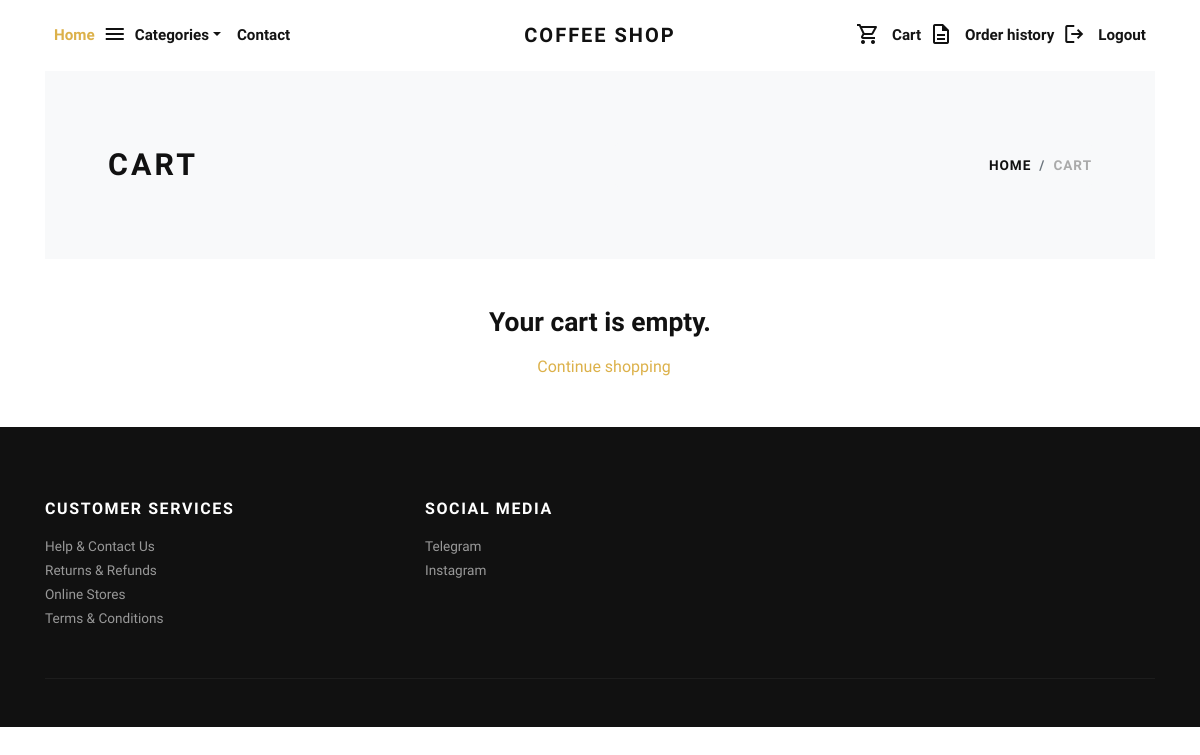
The app's page /cart/ (signed in), older data.
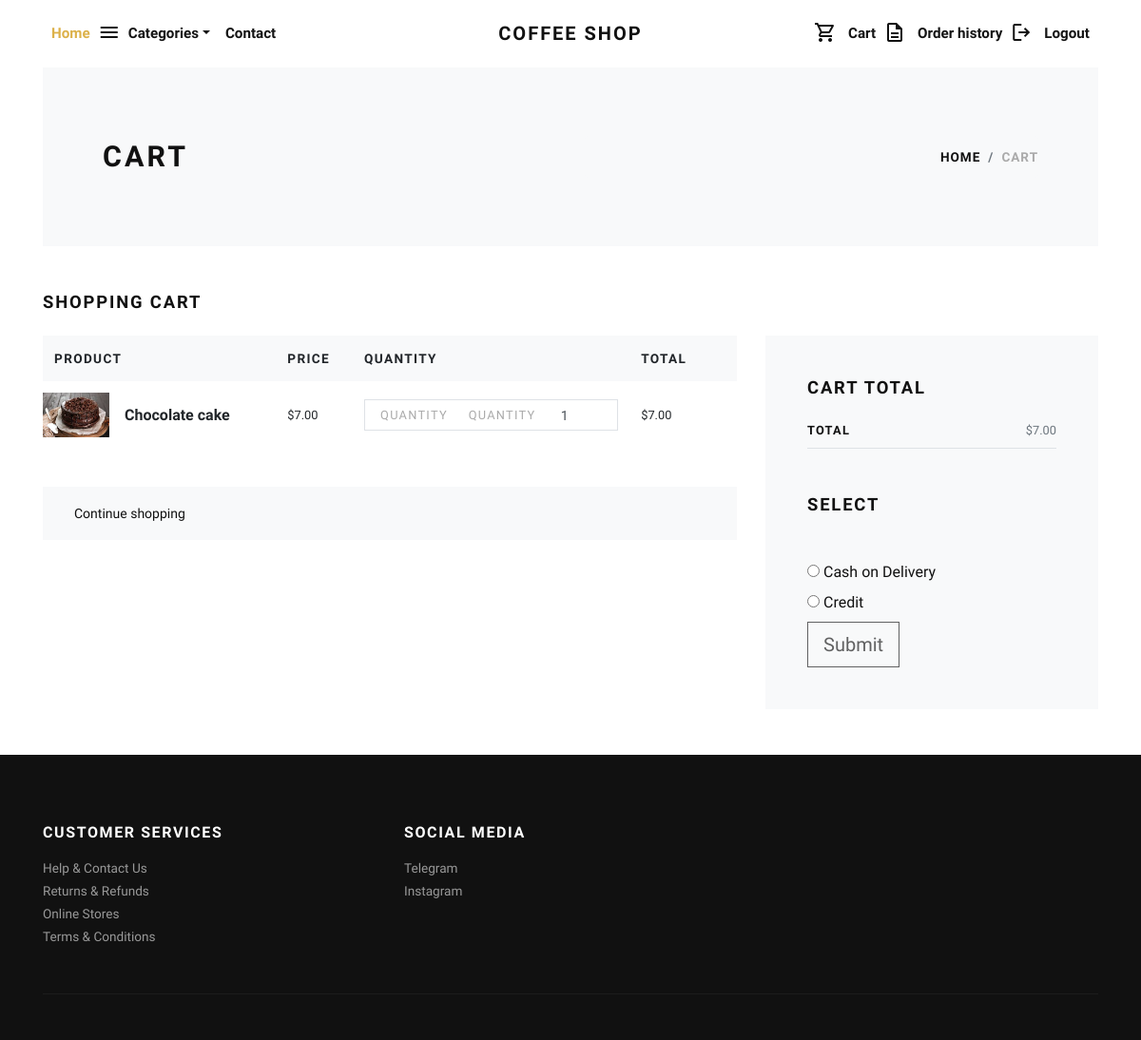
The same page, newer data.
### store/models.py (models this page shows, shortened)
class Cart(models.Model):
    user = models.ForeignKey(User, verbose_name="User", on_delete=models.CASCADE)
    product = models.ForeignKey(Product, verbose_name="Product", on_delete=models.CASCADE)
    quantity = models.PositiveIntegerField(default=1, verbose_name="Quantity")
    @property
    def total_price(self):
        return self.quantity * self.product.price

class Product(models.Model):
    title = models.CharField(max_length=150, verbose_name="Product Title")
    Sugar=models.IntegerField(verbose_name="Sugar",default=0)
    Coffee=models.IntegerField(verbose_name="Coffee",default=0)
    Flour=models.IntegerField(verbose_name="Flour",default=0)
    Chocolate=models.IntegerField(verbose_name="Chocolate",default=0)
    Milk=models.IntegerField(verbose_name="Milk",default=0)
    slug = models.SlugField(max_length=160, verbose_name="Product Slug")
    short_description = models.TextField(verbose_name="Short Description")
    product_image = models.ImageField(upload_to='product', blank=True, null=True, verbose_name="Product Image")
    price = models.DecimalField(max_digits=10, decimal_places=2)
    category = models.ForeignKey(Category, verbose_name="Product Category", on_delete=models.CASCADE)
    class Meta:
        verbose_name_plural = 'Products'

### store/views.py (the view)
# urls.py: path('cart/', views.cart, name="cart"),
@login_required
def cart(request):
    categories_menu = Category.objects.all()
    user = request.user
    cart_products = Cart.objects.filter(user=user)
    amount = decimal.Decimal(0)
    shipping_amount = decimal.Decimal(10)
    cp = [p for p in Cart.objects.all() if p.user==user]
    if cp:
        for p in cp:
            temp_amount = (p.quantity * p.product.price)
            amount += temp_amount
    context = {
        'cart_products': cart_products,
        'amount': amount,
        'shipping_amount': shipping_amount,
        'total_amount': amount + shipping_amount,
        'categories_menu': categories_menu,
    }
    return render(request, 'cart.html', context)

### templates/cart.html (shortened to what the changed rows need)
{% extends 'base.html' %}
{% load static %}
{% load humanize %}
    {% block content %}
      <div class="container">
        <section class="py-5 bg-light">
          <div class="container">
            <div class="row px-4 px-lg-5 py-lg-4 align-items-center">
              <div class="col-lg-6">
                <h1 class="h2 text-uppercase mb-0">Cart</h1>
              </div>
            </div>
          </div>
        </section>
        {% if cart_products %}
        <section class="py-5">
          <h2 class="h5 text-uppercase mb-4">Shopping cart</h2>
          <div class="row">
            <div class="col-lg-8 mb-4 mb-lg-0">
              <div class="table-responsive mb-4">
                <table class="table">
                  <thead class="bg-light">
                    <tr>
                      <th class="border-0" scope="col"> <strong class="text-small text-uppercase">Product</strong></th>
                      <th class="border-0" scope="col"> <strong class="text-small text-uppercase">Price</strong></th>
                      <th class="border-0" scope="col"> <strong class="text-small text-uppercase">Quantity</strong></th>
                      <th class="border-0" scope="col"> <strong class="text-small text-uppercase">Total</strong></th>
                      <th class="border-0" scope="col"> </th>
                    </tr>
                  </thead>
                  <tbody>
                    {% for cart_product in cart_products %}
                    <tr>
                      <th class="pl-0 border-0" scope="row">
                        <div class="media align-items-center">
                          {% if cart_product.product.product_image %}
                            <a class="reset-anchor d-block animsition-link" href="{% url 'store:product-detail' cart_product.product.slug %}"><img src="{{cart_product.product.product_image.url}}" alt="{{cart_product.product.title}}" width="70"/></a>
                          {% else %}
                            <a class="reset-anchor d-block animsition-link" href="{% url 'store:product-detail' cart_product.product.slug %}"><img src="{% static 'img/product-detail-3.jpg' %}" alt="{{cart_product.product.title}}" width="70"/></a>
                          {% endif %}
                          <div class="media-body ml-3"><strong class="h6"><a class="reset-anchor animsition-link" href="{% url 'store:product-detail' cart_product.product.slug %}">{{cart_product.product.title}}</a></strong></div>
                        </div>
                      </th>
                      <td class="align-middle border-0">
                        <p class="mb-0 small">${{cart_product.product.price}}</p>
                      </td>
                      <td class="align-middle border-0">
                        <div class="border d-flex align-items-center justify-content-between px-3"><span class="small text-uppercase text-gray headings-font-family">Quantity</span>
                          <span class="small text-uppercase text-gray headings-font-family">Quantity</span>
                                        <div class="quantity">
                                            <input type="number" class="input-box form-control form-control-sm border-0 shadow-0 p-0" value="{{cart_product.quantity}}" data-cart-id="{{cart_product.id}}" min="1" max="10">
                                        </div>
                        </div>
                      </td>
                      <td class="align-middle border-0">
                        <p class="mb-0 small">${{cart_product.total_price|intcomma}}</p>
                      </td>
                      <td class="align-middle border-0"><a class="reset-anchor" href="{% url 'store:remove-cart' cart_product.id %}"></a></td>
                    </tr>
                    {% endfor %}
                  </tbody>
                </table>
              </div>
              <div class="bg-light px-4 py-3">
                <div class="row align-items-center text-center">
                  <div class="col-md-6 mb-3 mb-md-0 text-md-left"><a class="btn btn-link p-0 text-dark btn-sm" href="{% url 'store:home' %}">Continue shopping</a></div>
                </div>
              </div>
            </div>
            <div class="col-lg-4">
              <div class="card border-0 rounded-0 p-lg-4 bg-light">
                <div class="card-body">
                  <h5 class="text-uppercase mb-4">Cart total</h5>
                  <ul class="list-unstyled mb-0">
                    <li class="d-flex align-items-center justify-content-between"><strong class="text-uppercase small font-weight-bold">total</strong><span class="text-muted small">${{amount|intcomma}}</span></li>
                    <li class="border-bottom my-2"></li>
                  </ul>
                  <h5 class="text-uppercase my-5">Select</h5>
                  <form action="{% url 'store:checkout' %}" id="myform">
                    <form action="{% url 'store:checkout' %}" id="paymentForm">
                      <label for="cashPayment">
                          <input type="radio" id="cashPayment" name="payment_method" value="Cash" onchange="enableSubmitButton()">
                          Cash on Delivery
                      </label><br>
                      <label for="creditPayment">
                          <input type="radio" id="creditPayment" name="payment_method" value="Credit" onchange="enableSubmitButton()">
                          Credit
                      </label><br>
                      <button type="submit" class="btn btn-dark btn-lg btn-outline-dark" id="submitButton" disabled>Submit</button>
                  </form>
                </div>
              </div>
            </div>
          </div>
        </section>
        {% else %}
          <div class="text-center py-5">
            <h3 class="mb-3">Your cart is empty.</h3>
            <a href="{% url 'store:home' %}">Continue shopping</a>
          </div>
        {% endif %}
      </div>
      {% endblock content %}

Row changes from the older to the newer data that the page shows:
added Cart: product.product_image (picture), product "Chocolate cake", product.price "7.00", quantity "1", total_price "7.00"
Text that changed along with them:
{{ amount|intcomma }}: (not shown) → "7.00"
form field payment_method: (not shown) → "☐ Cash on Delivery"
form field payment_method: (not shown) → "☐ Credit"
text no longer shown: "Your cart is empty."
text now shown: "SHOPPING CART PRODUCT PRICE QUANTITY TOTAL CART TOTAL TOTAL $ SELECT Cash on Delivery Credit Submit"
